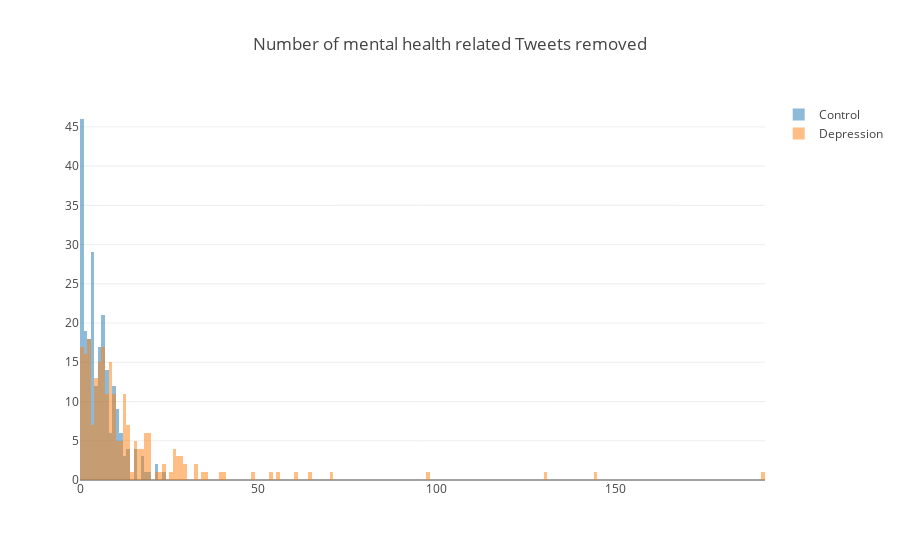

Here is the notebook cell this chart was saved with:
### Code cell
trace1 = go.Histogram(
    x=ctrl_depr.loc[ctrl_depr['labels']==0]['mental_health_count'],
    name='Control',
    opacity=0.5,
    xbins=dict(
        start=0,
        end=200,
        size=1
    )
)
trace2 = go.Histogram(
    x=ctrl_depr.loc[ctrl_depr['labels']==1]['mental_health_count'],
    name='Depression',
    opacity=0.5,
        xbins=dict(
        start=0,
        end=200,
        size=1
    )
)

data = [trace1, trace2]
layout = go.Layout(barmode='overlay', title='Number of mental health related Tweets removed')
fig = go.Figure(data=data, layout=layout)
py.iplot(fig)

### Figure 1 — Plotly figure (JSON) as saved in the notebook; plotly's stock layout.template omitted (floating-point values rounded to 4 significant figures; data arrays with more than 128 entries replaced by an {"elided": "..."} marker saying what was removed)
{"data": [{"name": "Control", "opacity": 0.5, "type": "histogram", "x": {"elided": "228 int values"}, "xbins": {"end": 200, "size": 1, "start": 0}}, {"name": "Depression", "opacity": 0.5, "type": "histogram", "x": {"elided": "227 int values"}, "xbins": {"end": 200, "size": 1, "start": 0}}], "layout": {"barmode": "overlay", "title": "Number of mental health related Tweets removed"}}
